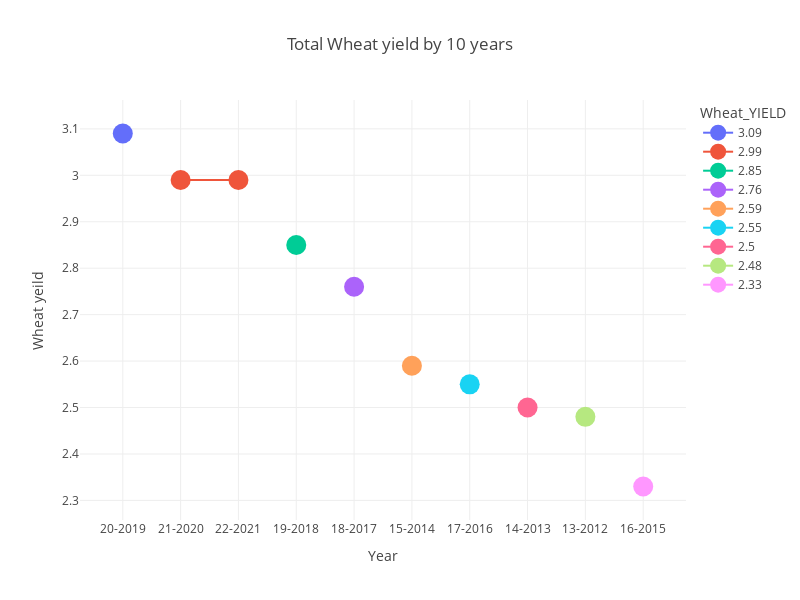

Source (notebook cell):
### Code cell
fig = px.line(wheat_yield, x='YEAR', y='Wheat_YIELD',
             title='Total Wheat yield by 10 years',
             labels={'year': 'YEAR', 'WHEAT yield ': 'Wheat_YIELD'},
             color='Wheat_YIELD',
             line_shape="linear",
            markers=True,
            
             )

fig.update_layout(xaxis_title='Year', yaxis_title='Wheat yeild')
fig.update_layout(template='gridon')
fig.update_traces(marker=dict(size=20))
fig.update_layout(height=600,width=800)
fig.show()

### Figure 1 — Plotly figure (JSON) as saved in the notebook; plotly's stock layout.template omitted (floating-point values rounded to 4 significant figures)
{"data": [{"hovertemplate": "Wheat_YIELD=%{y}<br>YEAR=%{x}<extra></extra>", "legendgroup": "3.09", "line": {"color": "#636efa", "dash": "solid", "shape": "linear"}, "marker": {"size": 20, "symbol": "circle"}, "mode": "lines+markers", "name": "3.09", "orientation": "v", "showlegend": true, "type": "scatter", "x": ["20-2019"], "xaxis": "x", "y": [3.09], "yaxis": "y"}, {"hovertemplate": "Wheat_YIELD=%{y}<br>YEAR=%{x}<extra></extra>", "legendgroup": "2.99", "line": {"color": "#EF553B", "dash": "solid", "shape": "linear"}, "marker": {"size": 20, "symbol": "circle"}, "mode": "lines+markers", "name": "2.99", "orientation": "v", "showlegend": true, "type": "scatter", "x": ["21-2020", "22-2021"], "xaxis": "x", "y": [2.99, 2.99], "yaxis": "y"}, {"hovertemplate": "Wheat_YIELD=%{y}<br>YEAR=%{x}<extra></extra>", "legendgroup": "2.85", "line": {"color": "#00cc96", "dash": "solid", "shape": "linear"}, "marker": {"size": 20, "symbol": "circle"}, "mode": "lines+markers", "name": "2.85", "orientation": "v", "showlegend": true, "type": "scatter", "x": ["19-2018"], "xaxis": "x", "y": [2.85], "yaxis": "y"}, {"hovertemplate": "Wheat_YIELD=%{y}<br>YEAR=%{x}<extra></extra>", "legendgroup": "2.76", "line": {"color": "#ab63fa", "dash": "solid", "shape": "linear"}, "marker": {"size": 20, "symbol": "circle"}, "mode": "lines+markers", "name": "2.76", "orientation": "v", "showlegend": true, "type": "scatter", "x": ["18-2017"], "xaxis": "x", "y": [2.76], "yaxis": "y"}, {"hovertemplate": "Wheat_YIELD=%{y}<br>YEAR=%{x}<extra></extra>", "legendgroup": "2.59", "line": {"color": "#FFA15A", "dash": "solid", "shape": "linear"}, "marker": {"size": 20, "symbol": "circle"}, "mode": "lines+markers", "name": "2.59", "orientation": "v", "showlegend": true, "type": "scatter", "x": ["15-2014"], "xaxis": "x", "y": [2.59], "yaxis": "y"}, {"hovertemplate": "Wheat_YIELD=%{y}<br>YEAR=%{x}<extra></extra>", "legendgroup": "2.55", "line": {"color": "#19d3f3", "dash": "solid", "shape": "linear"}, "marker": {"size": 20, "symbol": "circle"}, "mode": "lines+markers", "name": "2.55", "orientation": "v", "showlegend": true, "type": "scatter", "x": ["17-2016"], "xaxis": "x", "y": [2.55], "yaxis": "y"}, {"hovertemplate": "Wheat_YIELD=%{y}<br>YEAR=%{x}<extra></extra>", "legendgroup": "2.5", "line": {"color": "#FF6692", "dash": "solid", "shape": "linear"}, "marker": {"size": 20, "symbol": "circle"}, "mode": "lines+markers", "name": "2.5", "orientation": "v", "showlegend": true, "type": "scatter", "x": ["14-2013"], "xaxis": "x", "y": [2.5], "yaxis": "y"}, {"hovertemplate": "Wheat_YIELD=%{y}<br>YEAR=%{x}<extra></extra>", "legendgroup": "2.48", "line": {"color": "#B6E880", "dash": "solid", "shape": "linear"}, "marker": {"size": 20, "symbol": "circle"}, "mode": "lines+markers", "name": "2.48", "orientation": "v", "showlegend": true, "type": "scatter", "x": ["13-2012"], "xaxis": "x", "y": [2.48], "yaxis": "y"}, {"hovertemplate": "Wheat_YIELD=%{y}<br>YEAR=%{x}<extra></extra>", "legendgroup": "2.33", "line": {"color": "#FF97FF", "dash": "solid", "shape": "linear"}, "marker": {"size": 20, "symbol": "circle"}, "mode": "lines+markers", "name": "2.33", "orientation": "v", "showlegend": true, "type": "scatter", "x": ["16-2015"], "xaxis": "x", "y": [2.33], "yaxis": "y"}], "layout": {"height": 600, "legend": {"title": {"text": "Wheat_YIELD"}, "tracegroupgap": 0}, "title": {"text": "Total Wheat yield by 10 years"}, "width": 800, "xaxis": {"anchor": "y", "domain": [0, 1], "title": {"text": "Year"}}, "yaxis": {"anchor": "x", "categoryarray": [2.33, 2.48, 2.5, 2.55, 2.59, 2.76, 2.85, 2.99, 3.09], "categoryorder": "array", "domain": [0, 1], "title": {"text": "Wheat yeild"}}}}
